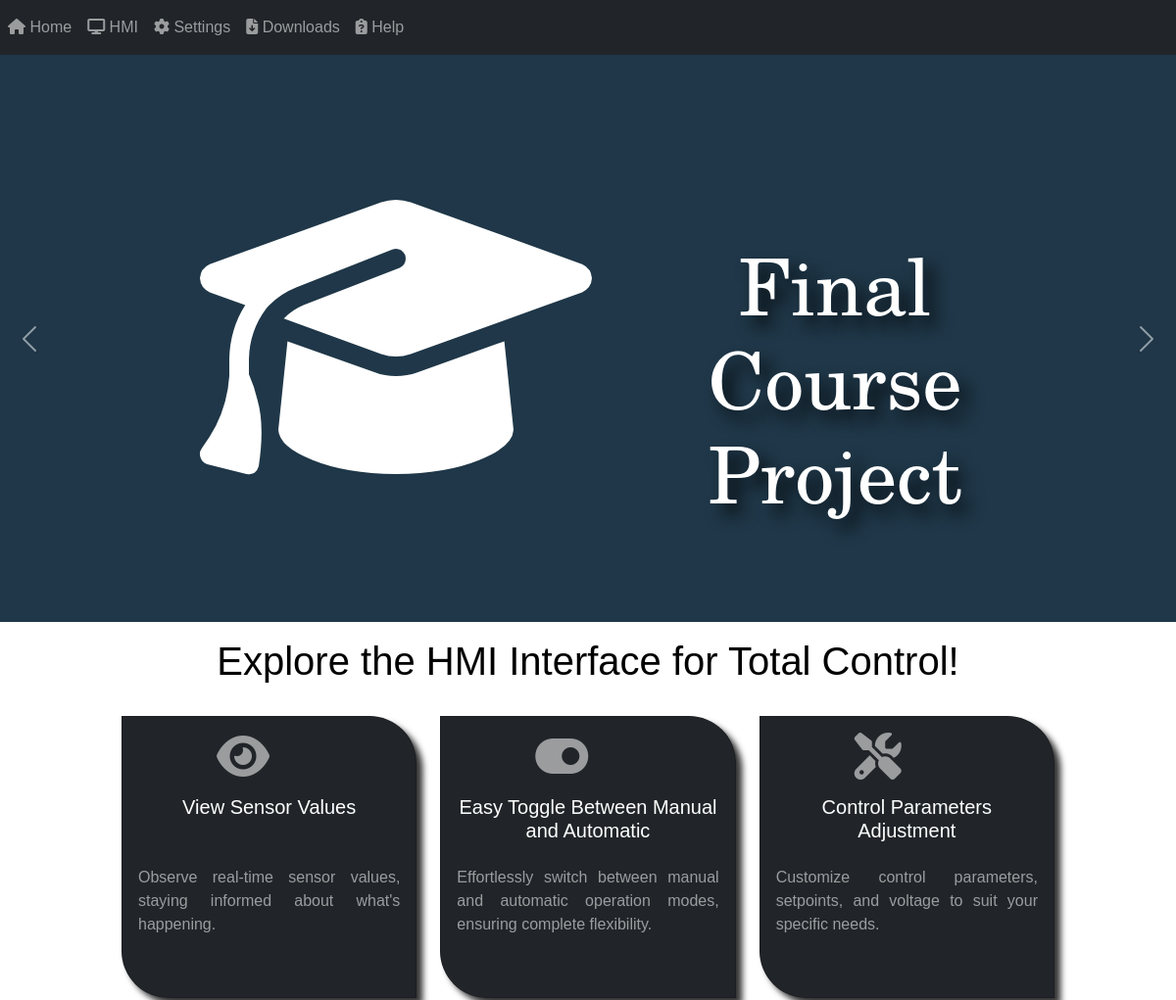
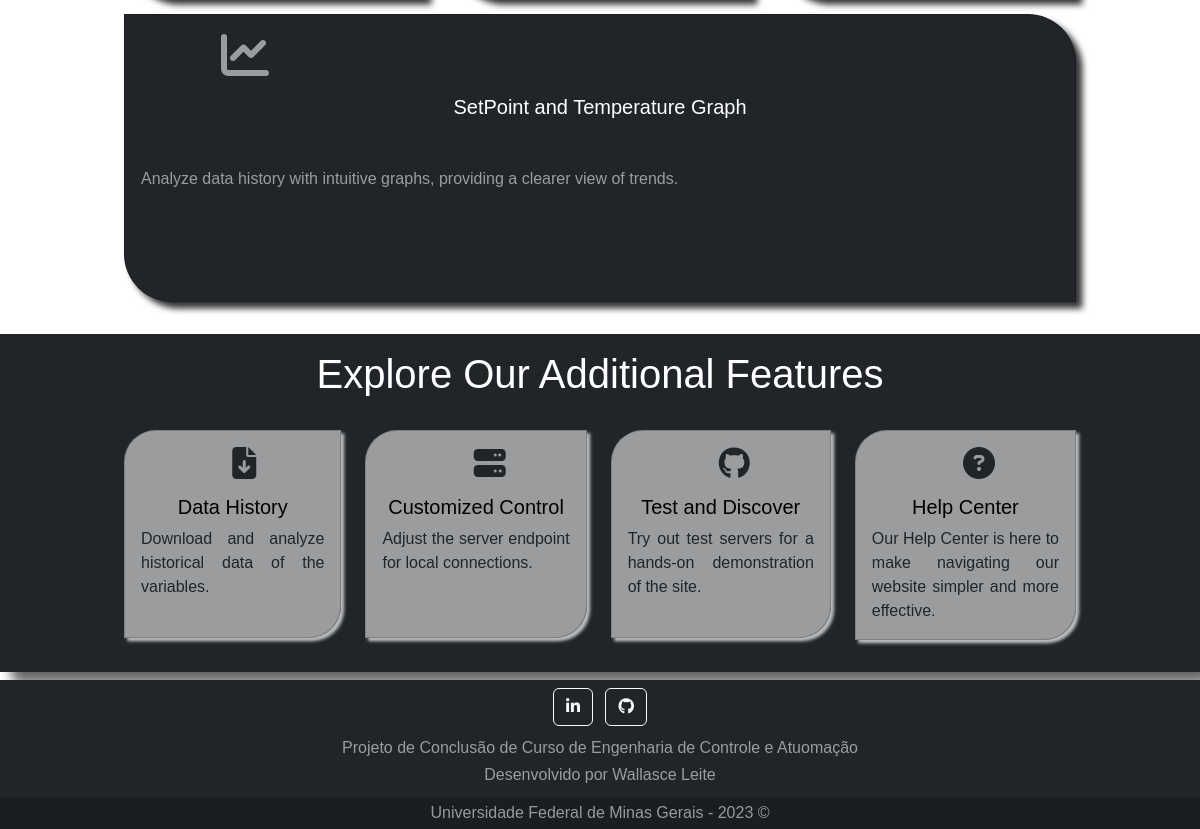
The page / on the database its author committed (2 pictures, top to bottom).
### ContentPage/models.py (models this page shows)
class HomeCard(models.Model):
    title = models.CharField(max_length=50)
    body = models.CharField(max_length=255)
    fontAwesome = models.CharField(max_length=50)

class HomeCardExtra(models.Model):
    title = models.CharField(max_length=50)
    body = models.CharField(max_length=255)
    fontAwesome = models.CharField(max_length=50)

### ContentPage/views.py (the view)
# urls.py: path("", homePage, name = 'homePage'),
def homePage(request):
    homeCard = HomeCard.objects.all()
    extraCard = HomeCardExtra.objects.all()
    parameters = {
        "cards" : homeCard,
        "extraCards" : extraCard
    }
    return render(request, "ContentPage/home.html", parameters)

### ContentPage/templates/ContentPage/home.html (shortened to what this page needs)
<!DOCTYPE html>
{% extends 'webSiteConfig/base.html' %}
{% load static %}
{% block headerTags%}
    <link rel = "stylesheet" href="{% static 'ContentPage/CSS/homeStyle.css' %}">
    <link rel = "stylesheet" href="{% static 'ContentPage/CSS/hmiCardStyle.css' %}">
    <link rel = "stylesheet" href="{% static 'ContentPage/CSS/extraCardStyle.css' %}">
{% endblock %}
{% block content %}
    {% include "ContentPage/carouselHome.html" %}
    <div class="hmi-container container-fluid">
        <h1> Explore the HMI Interface for Total Control!</h1>
        <div class="row">
            {% for card in cards %}
                <div class="col">
                    <div class="card hmi-card mb-3">
                        <i class = "{{ card.fontAwesome }}"></i>
                        <div class="card-body">
                        <h5 class="card-title">{{ card.title }}</h5>
                        <p class="card-text">{{ card.body }}</p>
                        </div>
                    </div>
                </div>
            {% endfor %}
        </div>
    </div>
    <div class="extra-container container-fluid">
        <h1> Explore Our Additional Features </h1>
        <div class="row">
            {% for card in extraCards %}
                <div class="col">
                    <div class="card extra-card mb-3">
                        <i class = "{{ card.fontAwesome }}"></i>
                        <div class="card-body">
                        <h5 class="card-title">{{ card.title }}</h5>
                        <p class="card-text">{{ card.body }}</p>
                        </div>
                    </div>
                </div>
            {% endfor %}
        </div>
    </div>
{% endblock %}

### webSiteConfig/static/webSiteConfig/CSS/styleBase.css (style rules this page uses)
body { background-image: url('../Image/background.jpg'); background-repeat: no-repeat; background-attachment: fixed; background-size: 100% 100%; color: black; font-family: sans-serif, Arial, Helvetica; min-height: 23.5rem; position: relative; text-align: left; }
h1, h2, h3, h4, h5, h6 { text-align: center; }
p { text-align: justify; }

### ContentPage/static/ContentPage/CSS/homeStyle.css (style rules this page uses)
body { background-color: rgba(255, 255, 255); background-image: none; min-height: 25.1rem; }
h1 { margin-bottom: 2rem; }
.container-fluid { padding-bottom: 1rem; }
.row { padding: 0rem 7rem 0rem 7rem; }

### ContentPage/static/ContentPage/CSS/hmiCardStyle.css (style rules this page uses)
.hmi-container { background-color: rgba(255, 255, 255); padding-top: 1rem; }
.hmi-container .hmi-card { background-color: rgba(33, 37, 41); border-radius: 0 3rem 0 3rem; box-shadow: 0.4rem 0.4rem 0.4rem rgba(0, 0, 0, 0.8); color: rgba(255, 255, 255, 0.55); min-height: 18rem; text-align: justify; width: 100%; }
.hmi-container .hmi-card i { margin: 1rem 5rem 0rem 6rem; font-size: 3rem; }
.hmi-container .card-title { color:rgba(255, 255, 255); min-height: 4rem; }

### ContentPage/static/ContentPage/CSS/extraCardStyle.css (style rules this page uses)
.extra-container { background-color: rgba(33, 37, 41); padding-top: 1rem; }
.extra-container h1 { color: rgba(255, 255, 255); }
.extra-container .extra-card { background-color: rgba(255, 255, 255, 0.55); border-radius: 2rem 0 2rem 0; box-shadow: 0.2rem 0.2rem 0.2rem rgba(255, 255, 255, 0.7); color: rgba(33, 37, 41); min-height: 13rem; text-align: justify; width: 100%; }
.extra-container .extra-card i { margin: 1rem 5rem 0rem 6.7rem; font-size: 2rem; }
.extra-container .card-title { color:rgba(0, 0, 0); }

### rows shown on the page
HomeCard: title "View Sensor Values", body "Observe real-time sensor values, staying informed about what's happening."
HomeCard: title "Easy Toggle Between Manual and Automatic", body "Effortlessly switch between manual and automatic operation modes, ensuring complete flexibility."
HomeCard: title "Control Parameters Adjustment", body "Customize control parameters, setpoints, and voltage to suit your specific needs."
HomeCard: title "SetPoint and Temperature Graph", body "Analyze data history with intuitive graphs, providing a clearer view of trends."
HomeCardExtra: title "Data History", body "Download and analyze historical data of the variables."
HomeCardExtra: title "Customized Control", body "Adjust the server endpoint for local connections."
HomeCardExtra: title "Test and Discover", body "Try out test servers for a hands-on demonstration of the site."
HomeCardExtra: title "Help Center", body "Our Help Center is here to make navigating our website simpler and more effective."
